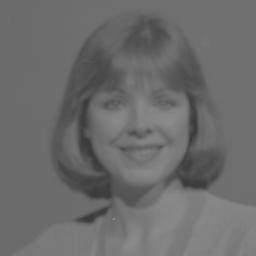
#> input picture contrast_stretch/imput/img_contrast_stretching.jpg, 256 x 256 px
$ python ejercicio1.py
#> lines starting #> are read from the running program, lines starting #| are printed output that depends on the picture
import cv2
import numpy as np
import matplotlib.pyplot as plt
image = cv2.imread('imput/img_contrast_stretching.jpg')
#> image is the input picture: shape (256, 256, 3); min 56, max 139, mean 107.8
cv2.imshow('imagen original', image)
cv2.waitKey()
gray = cv2.cvtColor(image, cv2.COLOR_BGR2GRAY)
a_array = np.asarray(gray)
datos=np.zeros(256)
hist = cv2.calcHist([image], [0], None, [256], [0, 256])
#> hist = 256 values, max 11064 at index 108, min 0 at index 0, mean 256
plt.plot(hist, color='gray' )
plt.show()
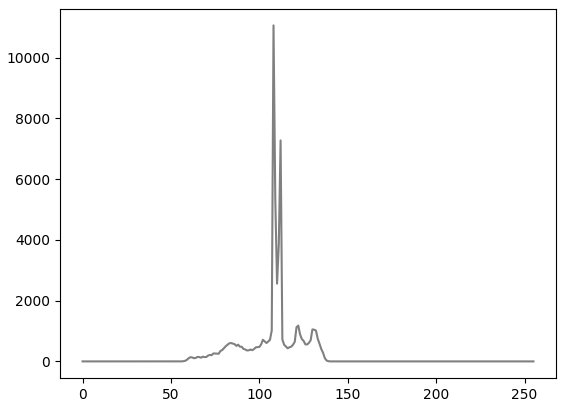
#> figure drawn by matplotlib, 1 panel; curve peaks at x = 108, y = 11064
extremos=np.zeros(256)
for i in range(len(a_array)):
    for j in range(len(a_array[i])):
        if a_array[i][j]!=0:
            extremos[a_array[i][j]]=1
#> after the loop, extremos = 256 values, max 1 at index 56, min 0 at index 0, mean 0.328
a=0.0
b=255.0
c=0.0
d=0.0
for i in range(len(extremos)):
    if extremos[i]!=0:
        c=float(i)
        break
#> this loop made 57 passes
#> c on pass 57: 56
for i in range(len(extremos)):
    if extremos[len(extremos)-1-i]!=0:
        d=float(len(extremos)-1-i)
        break
#> this loop made 117 passes
#> d on pass 117: 139
#aplicando la formula de Contrast stretching
for i in range(len(a_array)):
    for j in range(len(a_array[i])):
        a_array[i][j]=(a_array[i][j]-c)*(((b-a)/(d-c))+a)
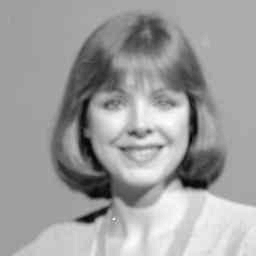
#> a_array: shape (256, 256); min 0, max 255, mean 158.5
im_fin = np.uint8(a_array)
cv2.imshow('image final', im_fin)
cv2.waitKey()
cv2.imwrite('./out/e2out_1.png',im_fin)
image = cv2.imread('out/e2out_1.png')
hist = cv2.calcHist([image], [0], None, [256], [0, 256])
#> hist = 256 values from 0 to 0
plt.plot(hist, color='gray' )
plt.show()
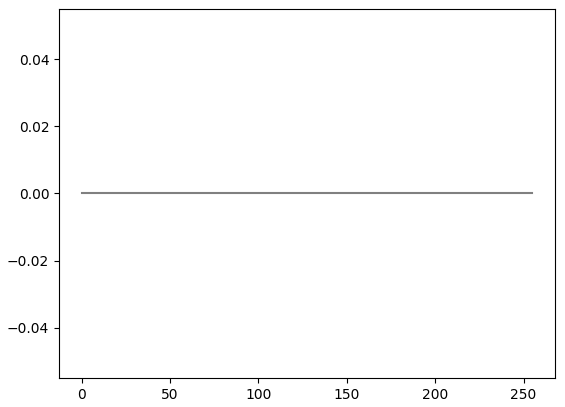
#> figure drawn by matplotlib, 1 panel
